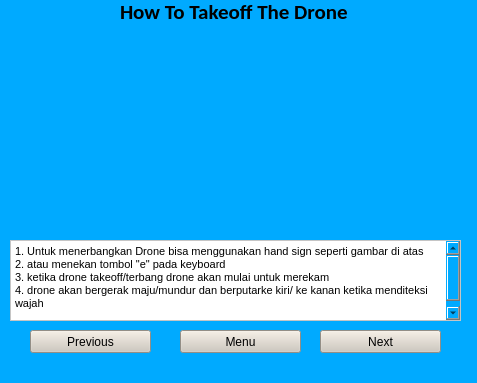
<?xml version="1.0" encoding="UTF-8"?>
<ui version="4.0">
 <class>aboutw</class>
 <widget class="QMainWindow" name="aboutw">
  <property name="geometry">
   <rect>
    <x>0</x>
    <y>0</y>
    <width>477</width>
    <height>383</height>
   </rect>
  </property>
  <property name="windowTitle">
   <string>Instruction Page 2</string>
  </property>
  <property name="windowIcon">
   <iconset>
    <normaloff>../../OneDrive/Documents/image/medium_aeb2fa7f-0bb6-4c10-a8a9-b75b39e9527d.jpg</normaloff>../../OneDrive/Documents/image/medium_aeb2fa7f-0bb6-4c10-a8a9-b75b39e9527d.jpg</iconset>
  </property>
  <property name="styleSheet">
   <string notr="true">background-color: rgb(0, 170, 255);</string>
  </property>
  <widget class="QWidget" name="centralwidget">
   <widget class="QLabel" name="filelabel">
    <property name="geometry">
     <rect>
      <x>120</x>
      <y>-10</y>
      <width>271</width>
      <height>43</height>
     </rect>
    </property>
    <property name="font">
     <font>
      <family>Calibri</family>
      <pointsize>16</pointsize>
      <weight>75</weight>
      <bold>true</bold>
     </font>
    </property>
    <property name="text">
     <string>How To Takeoff The Drone</string>
    </property>
   </widget>
   <widget class="QPushButton" name="menuinstruction1">
    <property name="geometry">
     <rect>
      <x>180</x>
      <y>330</y>
      <width>121</width>
      <height>23</height>
     </rect>
    </property>
    <property name="styleSheet">
     <string notr="true">background-color: rgb(206, 199, 188);
font: 75 14pt &quot;MS Shell Dlg 2&quot;;</string>
    </property>
    <property name="text">
     <string>Menu</string>
    </property>
   </widget>
   <widget class="QTextEdit" name="textEdit">
    <property name="geometry">
     <rect>
      <x>10</x>
      <y>240</y>
      <width>451</width>
      <height>81</height>
     </rect>
    </property>
    <property name="styleSheet">
     <string notr="true">background-color: rgb(255, 255, 255);</string>
    </property>
    <property name="undoRedoEnabled">
     <bool>false</bool>
    </property>
    <property name="readOnly">
     <bool>true</bool>
    </property>
    <property name="html">
     <string>&lt;!DOCTYPE HTML PUBLIC &quot;-//W3C//DTD HTML 4.0//EN&quot; &quot;http://www.w3.org/TR/REC-html40/strict.dtd&quot;&gt;
&lt;html&gt;&lt;head&gt;&lt;meta name=&quot;qrichtext&quot; content=&quot;1&quot; /&gt;&lt;style type=&quot;text/css&quot;&gt;
p, li { white-space: pre-wrap; }
&lt;/style&gt;&lt;/head&gt;&lt;body style=&quot; font-family:'MS Shell Dlg 2'; font-size:8.25pt; font-weight:400; font-style:normal;&quot;&gt;
&lt;p style=&quot; margin-top:0px; margin-bottom:0px; margin-left:0px; margin-right:0px; -qt-block-indent:0; text-indent:0px;&quot;&gt;1. Untuk menerbangkan Drone bisa menggunakan hand sign seperti gambar di atas&lt;/p&gt;
&lt;p style=&quot; margin-top:0px; margin-bottom:0px; margin-left:0px; margin-right:0px; -qt-block-indent:0; text-indent:0px;&quot;&gt;2. atau menekan tombol &amp;quot;e&amp;quot; pada keyboard&lt;/p&gt;
&lt;p style=&quot; margin-top:0px; margin-bottom:0px; margin-left:0px; margin-right:0px; -qt-block-indent:0; text-indent:0px;&quot;&gt;3. ketika drone takeoff/terbang drone akan mulai untuk merekam&lt;/p&gt;
&lt;p style=&quot; margin-top:0px; margin-bottom:0px; margin-left:0px; margin-right:0px; -qt-block-indent:0; text-indent:0px;&quot;&gt;4. drone akan bergerak maju/mundur dan berputarke kiri/ ke kanan ketika menditeksi wajah&lt;/p&gt;
&lt;p style=&quot;-qt-paragraph-type:empty; margin-top:0px; margin-bottom:0px; margin-left:0px; margin-right:0px; -qt-block-indent:0; text-indent:0px; font-size:8pt;&quot;&gt;&lt;br /&gt;&lt;/p&gt;&lt;/body&gt;&lt;/html&gt;</string>
    </property>
   </widget>
   <widget class="QLabel" name="gambar1">
    <property name="geometry">
     <rect>
      <x>80</x>
      <y>40</y>
      <width>311</width>
      <height>191</height>
     </rect>
    </property>
    <property name="minimumSize">
     <size>
      <width>311</width>
      <height>0</height>
     </size>
    </property>
    <property name="layoutDirection">
     <enum>Qt::LeftToRight</enum>
    </property>
    <property name="text">
     <string/>
    </property>
    <property name="textFormat">
     <enum>Qt::AutoText</enum>
    </property>
    <property name="pixmap">
     <pixmap>../../OneDrive/Documents/skripsi/1.jpg</pixmap>
    </property>
    <property name="scaledContents">
     <bool>true</bool>
    </property>
    <property name="alignment">
     <set>Qt::AlignLeading|Qt::AlignLeft|Qt::AlignVCenter</set>
    </property>
   </widget>
   <widget class="QPushButton" name="next2">
    <property name="geometry">
     <rect>
      <x>320</x>
      <y>330</y>
      <width>121</width>
      <height>23</height>
     </rect>
    </property>
    <property name="styleSheet">
     <string notr="true">background-color: rgb(206, 199, 188);
font: 75 14pt &quot;MS Shell Dlg 2&quot;;</string>
    </property>
    <property name="text">
     <string>Next</string>
    </property>
   </widget>
   <widget class="QPushButton" name="previous1">
    <property name="geometry">
     <rect>
      <x>30</x>
      <y>330</y>
      <width>121</width>
      <height>23</height>
     </rect>
    </property>
    <property name="styleSheet">
     <string notr="true">background-color: rgb(206, 199, 188);
font: 75 14pt &quot;MS Shell Dlg 2&quot;;</string>
    </property>
    <property name="text">
     <string>Previous</string>
    </property>
   </widget>
  </widget>
  <widget class="QStatusBar" name="statusbar"/>
 </widget>
 <resources/>
 <connections/>
</ui>
